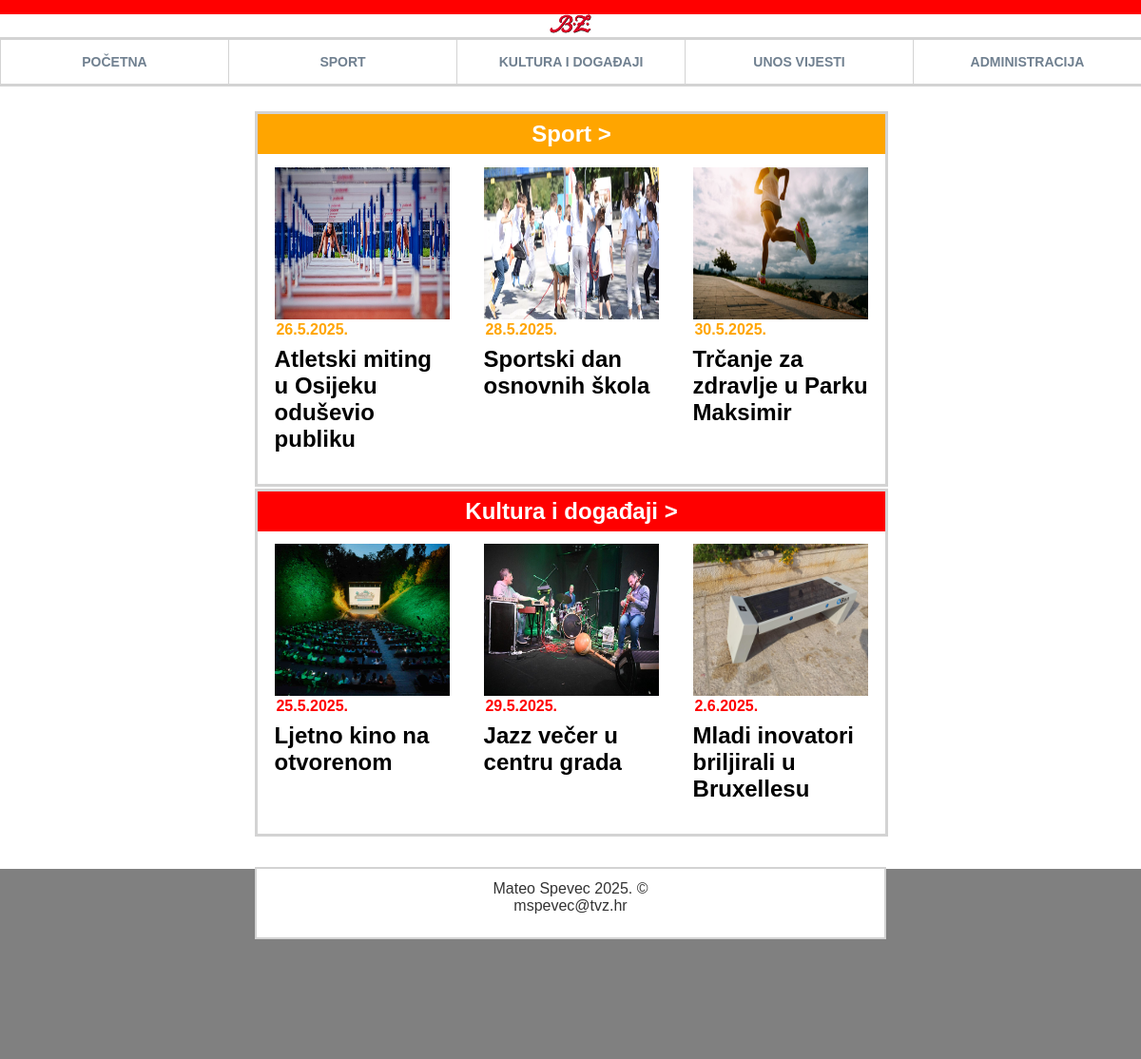
The page / on the database its author committed.
### tables this page shows
CREATE TABLE `vijesti` (
  `id` int(11) NOT NULL,
  `datum` varchar(32) NOT NULL,
  `naslov` varchar(64) NOT NULL,
  `sazetak` text NOT NULL,
  `tekst` text NOT NULL,
  `slika` varchar(64) NOT NULL,
  `kategorija` varchar(64) NOT NULL,
  `arhiva` tinyint(1) NOT NULL
);

### index.php (the view, shortened to what this page needs)
<?php
    include 'konekcija.php';
    $querySport = "SELECT * FROM vijesti WHERE arhiva=0 AND kategorija='Sport' ORDER BY id DESC LIMIT 3";
    $queryKultura = "SELECT * FROM vijesti WHERE arhiva=0 AND kategorija='Kultura' ORDER BY id DESC LIMIT 3";
    $resultSport = mysqli_query($dbc, $querySport) or die('Greška kod čitanja vijesti iz sporta iz baze.');
    $resultKultura = mysqli_query($dbc, $queryKultura) or die('Greška kod čitanja vijesti iz kulture iz baze.');
?>
<!DOCTYPE html>
<html lang="hr">
    <head>
        <link rel="stylesheet" type="text/css" href="style.css">
    </head>
    <body>
        <div id="crveni"></div>
        <header>
            <img src="images/BZ_logo.svg" alt="Logo" id="logo">
            <nav>
                <ul>
                    <li><a href="index.php">POČETNA</a></li>
                    <li><a href="kategorija.php?kategorija=sport">SPORT</a></li>
                    <li><a href="kategorija.php?kategorija=kultura">KULTURA I DOGAĐAJI</a></li>
                    <li><a href="unos.php">UNOS VIJESTI</a></li>
                    <li><a href="administracija.php">ADMINISTRACIJA</a></li>
                </ul>
            </nav>
        </header>
        <main>
            <section>
                <h1 id="prvaKategorija"><a href="kategorija.php?kategorija=sport">Sport ></a></h1>
                <?php
                    echo '<div class="artikli">';
                    while($row = mysqli_fetch_array($resultSport)) {
                        echo '<article>';
                        echo '<img src="' . UPLPATH . $row['slika'] . '">';
                        echo '<h4 class="sportPodnaslov">' . $row['datum'] . '</h4>';
                        echo '<h2 class="title">';
                        echo '<a href="clanak.php?id='.$row['id'].'">';
                        echo $row['naslov'];
                        echo '</a></h2>';
                        echo '</article>';
                    }
                    echo '</div>';
                ?>
            </section>
            <section>
                <h1 id="drugaKategorija"><a href="kategorija.php?kategorija=kultura">Kultura i događaji ></a></h1>
                <?php
                    echo '<div class="artikli">';
                    while($row = mysqli_fetch_array($resultKultura)) {
                        echo '<article>';
                        echo '<img src="' . UPLPATH . $row['slika'] . '">';
                        echo '<h4 class="kulturaPodnaslov">' . $row['datum'] . '</h4>';
                        echo '<h2 class="title">';
                        echo '<a href="clanak.php?id='.$row['id'].'">';
                        echo $row['naslov'];
                        echo '</a></h2>';
                        echo '</article>';
                    }
                    echo '</div>';
                ?>
            </section>
        </main>
        <footer>
            <div id="footerDiv">
                <p>Mateo Spevec 2025. &copy;</p>
                <p>mspevec@tvz.hr</p>
            </div>
        </footer>
    </body>
</html>

### style.css (style rules this page uses)
body { font-family: Arial, sans-serif; background-color: white; padding: 0; margin: 0.0%; }
#crveni { background-color: red; width: 100%; height: 15px; }
header { margin-bottom: 2.5%; }
#logo { width: 3.7%; display: block; margin: 0 auto; margin-bottom: 0.5%; }
nav { width: 100%; border: 1px solid lightgray; border-right: 0px; box-shadow: 0px 0px 0px 2px lightgray; }
nav ul { display: flex; justify-content: space-around; align-items: center; list-style: none; margin: 0; padding: 0; }
nav li { flex: 1; text-align: center; position: relative; list-style-type: none; }
nav a { display: block; padding: 15px 10px; text-decoration: none; color: slategray; font-weight: bold; font-size: 14px; text-transform: uppercase; border-right: 1px solid lightgray; }
main { width: 55%; margin: 0 auto; margin-bottom: 2%; }
section { padding: 0; width: 100%; margin: 0 auto; display: flex; flex-direction: column; border: 1px solid lightgray; box-shadow: 0px 0px 0px 2px lightgray; margin-bottom: 1%; margin-top: 1%; }
#prvaKategorija { margin: 0 auto; width: 100%; background-color: orange; text-align: center; color: white; padding: 7px 0px; }
#drugaKategorija { margin: 0 auto; width: 100%; background-color: red; text-align: center; color: white; padding: 7px 0px; }
#prvaKategorija a, #drugaKategorija a { color: white; }
.artikli { display: flex; justify-content: space-around; flex-wrap: wrap; }
.artikli article { width: 32%; padding: 2%; text-align: left; box-sizing: border-box; display: flex; flex-direction: column; justify-content: flex-start; }
article img { width: 100%; }
.artikli article img { width: 100%; height: 160px; display: block; }
article h2 { margin-top: 8px; }
.artikli article { word-wrap: break-word; overflow-wrap: break-word; white-space: normal; }
.sportPodnaslov { color: orange; text-align: left; margin-top: 2px; margin-bottom: 0; }
.kulturaPodnaslov { color: red; text-align: left; margin-top: 2px; margin-bottom: 0; }
.clanak h1, h4, p { margin-left: 1%; margin-bottom: 2%; }
footer { width: 100%; margin-top: 3%; padding-top: 0; border-right: 0px; box-shadow: 0px 0.5px lightgray; display: flex; justify-content: center; align-items: flex-start; background-color: grey; height: 200px; }
#footerDiv { background-color: white; text-align: center; width: 55%; margin-top: 0px; padding-top: 1%; padding-bottom: 2%; box-shadow: 0px 0px 0px 2px lightgray; }
#footerDiv p { margin: 0; color: #333; }
a { text-decoration: none; color: black; }

### rows shown on the page
vijesti: slika (picture), datum "26.5.2025.", naslov "Atletski miting u Osijeku oduševio publiku"
vijesti: slika (picture), datum "28.5.2025.", naslov "Sportski dan osnovnih škola"
vijesti: slika (picture), datum "30.5.2025.", naslov "Trčanje za zdravlje u Parku Maksimir"
vijesti: slika (picture), datum "25.5.2025.", naslov "Ljetno kino na otvorenom"
vijesti: slika (picture), datum "29.5.2025.", naslov "Jazz večer u centru grada"
vijesti: slika (picture), datum "2.6.2025.", naslov "Mladi inovatori briljirali u Bruxellesu"
